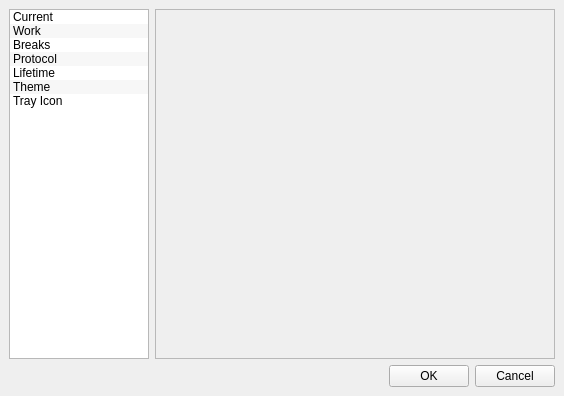
<?xml version="1.0" encoding="UTF-8"?>
<ui version="4.0">
 <class>LifetimeSettingsDialog</class>
 <widget class="QDialog" name="LifetimeSettingsDialog">
  <property name="geometry">
   <rect>
    <x>0</x>
    <y>0</y>
    <width>564</width>
    <height>396</height>
   </rect>
  </property>
  <property name="windowTitle">
   <string>Lifetime Settings</string>
  </property>
  <property name="windowIcon">
   <iconset resource="application.qrc">
    <normaloff>:/img/configure.png</normaloff>:/img/configure.png</iconset>
  </property>
  <layout class="QGridLayout">
   <property name="leftMargin">
    <number>9</number>
   </property>
   <property name="topMargin">
    <number>9</number>
   </property>
   <property name="rightMargin">
    <number>9</number>
   </property>
   <property name="bottomMargin">
    <number>9</number>
   </property>
   <property name="spacing">
    <number>6</number>
   </property>
   <item row="0" column="1">
    <widget class="QStackedWidget" name="stackedWidget">
     <property name="sizePolicy">
      <sizepolicy hsizetype="Preferred" vsizetype="Preferred">
       <horstretch>0</horstretch>
       <verstretch>0</verstretch>
      </sizepolicy>
     </property>
     <property name="minimumSize">
      <size>
       <width>400</width>
       <height>16</height>
      </size>
     </property>
     <property name="frameShape">
      <enum>QFrame::StyledPanel</enum>
     </property>
     <property name="currentIndex">
      <number>6</number>
     </property>
     <widget class="QWidget" name="page_current">
      <layout class="QVBoxLayout">
       <property name="spacing">
        <number>6</number>
       </property>
       <property name="leftMargin">
        <number>9</number>
       </property>
       <property name="topMargin">
        <number>9</number>
       </property>
       <property name="rightMargin">
        <number>9</number>
       </property>
       <property name="bottomMargin">
        <number>9</number>
       </property>
       <item>
        <layout class="QHBoxLayout">
         <property name="spacing">
          <number>6</number>
         </property>
         <property name="leftMargin">
          <number>0</number>
         </property>
         <property name="topMargin">
          <number>0</number>
         </property>
         <property name="rightMargin">
          <number>0</number>
         </property>
         <property name="bottomMargin">
          <number>0</number>
         </property>
         <item>
          <widget class="QLabel" name="label">
           <property name="text">
            <string>Startime today:</string>
           </property>
          </widget>
         </item>
         <item>
          <widget class="QTimeEdit" name="timeEdit_start"/>
         </item>
        </layout>
       </item>
       <item>
        <layout class="QHBoxLayout">
         <property name="spacing">
          <number>6</number>
         </property>
         <property name="leftMargin">
          <number>0</number>
         </property>
         <property name="topMargin">
          <number>0</number>
         </property>
         <property name="rightMargin">
          <number>0</number>
         </property>
         <property name="bottomMargin">
          <number>0</number>
         </property>
         <item>
          <widget class="QLabel" name="label_3">
           <property name="text">
            <string>Job Description:</string>
           </property>
          </widget>
         </item>
         <item>
          <widget class="QLineEdit" name="lineEdit_job"/>
         </item>
        </layout>
       </item>
       <item>
        <spacer>
         <property name="orientation">
          <enum>Qt::Vertical</enum>
         </property>
         <property name="sizeHint" stdset="0">
          <size>
           <width>20</width>
           <height>101</height>
          </size>
         </property>
        </spacer>
       </item>
      </layout>
     </widget>
     <widget class="QWidget" name="page_workingtime">
      <layout class="QVBoxLayout">
       <property name="spacing">
        <number>6</number>
       </property>
       <property name="leftMargin">
        <number>9</number>
       </property>
       <property name="topMargin">
        <number>9</number>
       </property>
       <property name="rightMargin">
        <number>9</number>
       </property>
       <property name="bottomMargin">
        <number>9</number>
       </property>
       <item>
        <widget class="QLabel" name="label_description">
         <property name="sizePolicy">
          <sizepolicy hsizetype="Maximum" vsizetype="Maximum">
           <horstretch>0</horstretch>
           <verstretch>0</verstretch>
          </sizepolicy>
         </property>
         <property name="text">
          <string>&lt;html&gt;&lt;head&gt;&lt;meta name=&quot;qrichtext&quot; content=&quot;1&quot; /&gt;&lt;style type=&quot;text/css&quot;&gt;
p, li { white-space: pre-wrap; }
&lt;/style&gt;&lt;/head&gt;&lt;body style=&quot; font-family:'Sans Serif'; font-size:9pt; font-weight:400; font-style:normal; text-decoration:none;&quot;&gt;
&lt;p style=&quot; margin-top:0px; margin-bottom:0px; margin-left:0px; margin-right:0px; -qt-block-indent:0; text-indent:0px;&quot;&gt;Enter here your working time per day - &lt;span style=&quot; font-weight:600;&quot;&gt;without&lt;/span&gt; breaks!&lt;/p&gt;&lt;/body&gt;&lt;/html&gt;</string>
         </property>
        </widget>
       </item>
       <item>
        <layout class="QHBoxLayout">
         <property name="spacing">
          <number>6</number>
         </property>
         <property name="leftMargin">
          <number>0</number>
         </property>
         <property name="topMargin">
          <number>0</number>
         </property>
         <property name="rightMargin">
          <number>0</number>
         </property>
         <property name="bottomMargin">
          <number>0</number>
         </property>
         <item>
          <widget class="QLabel" name="label_monday">
           <property name="text">
            <string>Monday:</string>
           </property>
          </widget>
         </item>
         <item>
          <widget class="QTimeEdit" name="timeEdit_Mo">
           <property name="displayFormat">
            <string>HH:mm</string>
           </property>
          </widget>
         </item>
        </layout>
       </item>
       <item>
        <layout class="QHBoxLayout">
         <property name="spacing">
          <number>6</number>
         </property>
         <property name="leftMargin">
          <number>0</number>
         </property>
         <property name="topMargin">
          <number>0</number>
         </property>
         <property name="rightMargin">
          <number>0</number>
         </property>
         <property name="bottomMargin">
          <number>0</number>
         </property>
         <item>
          <widget class="QLabel" name="label_tuesday">
           <property name="text">
            <string>Tuesday:</string>
           </property>
          </widget>
         </item>
         <item>
          <widget class="QTimeEdit" name="timeEdit_Tue">
           <property name="displayFormat">
            <string>HH:mm</string>
           </property>
          </widget>
         </item>
        </layout>
       </item>
       <item>
        <layout class="QHBoxLayout">
         <property name="spacing">
          <number>6</number>
         </property>
         <property name="leftMargin">
          <number>0</number>
         </property>
         <property name="topMargin">
          <number>0</number>
         </property>
         <property name="rightMargin">
          <number>0</number>
         </property>
         <property name="bottomMargin">
          <number>0</number>
         </property>
         <item>
          <widget class="QLabel" name="label_wednesday">
           <property name="text">
            <string>Wednesday:</string>
           </property>
          </widget>
         </item>
         <item>
          <widget class="QTimeEdit" name="timeEdit_Wen">
           <property name="displayFormat">
            <string>HH:mm</string>
           </property>
          </widget>
         </item>
        </layout>
       </item>
       <item>
        <layout class="QHBoxLayout">
         <property name="spacing">
          <number>6</number>
         </property>
         <property name="leftMargin">
          <number>0</number>
         </property>
         <property name="topMargin">
          <number>0</number>
         </property>
         <property name="rightMargin">
          <number>0</number>
         </property>
         <property name="bottomMargin">
          <number>0</number>
         </property>
         <item>
          <widget class="QLabel" name="label_thursday">
           <property name="text">
            <string>Thursday:</string>
           </property>
          </widget>
         </item>
         <item>
          <widget class="QTimeEdit" name="timeEdit_Thu">
           <property name="displayFormat">
            <string>HH:mm</string>
           </property>
          </widget>
         </item>
        </layout>
       </item>
       <item>
        <layout class="QHBoxLayout">
         <property name="spacing">
          <number>6</number>
         </property>
         <property name="leftMargin">
          <number>0</number>
         </property>
         <property name="topMargin">
          <number>0</number>
         </property>
         <property name="rightMargin">
          <number>0</number>
         </property>
         <property name="bottomMargin">
          <number>0</number>
         </property>
         <item>
          <widget class="QLabel" name="label_friday">
           <property name="text">
            <string>Friday:</string>
           </property>
          </widget>
         </item>
         <item>
          <widget class="QTimeEdit" name="timeEdit_Fri">
           <property name="displayFormat">
            <string>HH:mm</string>
           </property>
          </widget>
         </item>
        </layout>
       </item>
       <item>
        <layout class="QHBoxLayout">
         <property name="spacing">
          <number>6</number>
         </property>
         <property name="leftMargin">
          <number>0</number>
         </property>
         <property name="topMargin">
          <number>0</number>
         </property>
         <property name="rightMargin">
          <number>0</number>
         </property>
         <property name="bottomMargin">
          <number>0</number>
         </property>
         <item>
          <widget class="QLabel" name="label_saturday">
           <property name="text">
            <string>Saturday:</string>
           </property>
          </widget>
         </item>
         <item>
          <widget class="QTimeEdit" name="timeEdit_Sat">
           <property name="displayFormat">
            <string>HH:mm</string>
           </property>
          </widget>
         </item>
        </layout>
       </item>
       <item>
        <layout class="QHBoxLayout">
         <property name="spacing">
          <number>6</number>
         </property>
         <property name="leftMargin">
          <number>0</number>
         </property>
         <property name="topMargin">
          <number>0</number>
         </property>
         <property name="rightMargin">
          <number>0</number>
         </property>
         <property name="bottomMargin">
          <number>0</number>
         </property>
         <item>
          <widget class="QLabel" name="label_sunday">
           <property name="font">
            <font>
             <weight>75</weight>
             <bold>true</bold>
            </font>
           </property>
           <property name="text">
            <string>Sunday:</string>
           </property>
          </widget>
         </item>
         <item>
          <widget class="QTimeEdit" name="timeEdit_Sun">
           <property name="displayFormat">
            <string>HH:mm</string>
           </property>
          </widget>
         </item>
        </layout>
       </item>
       <item>
        <spacer>
         <property name="orientation">
          <enum>Qt::Vertical</enum>
         </property>
         <property name="sizeHint" stdset="0">
          <size>
           <width>20</width>
           <height>91</height>
          </size>
         </property>
        </spacer>
       </item>
      </layout>
     </widget>
     <widget class="QWidget" name="page_pause">
      <layout class="QVBoxLayout">
       <property name="spacing">
        <number>6</number>
       </property>
       <property name="leftMargin">
        <number>9</number>
       </property>
       <property name="topMargin">
        <number>9</number>
       </property>
       <property name="rightMargin">
        <number>9</number>
       </property>
       <property name="bottomMargin">
        <number>9</number>
       </property>
       <item>
        <widget class="QCheckBox" name="checkBox_usePause">
         <property name="text">
          <string>Set breaks manualy (using PAUSE button)</string>
         </property>
        </widget>
       </item>
       <item>
        <widget class="QFrame" name="frame">
         <property name="frameShape">
          <enum>QFrame::StyledPanel</enum>
         </property>
         <property name="frameShadow">
          <enum>QFrame::Raised</enum>
         </property>
         <layout class="QVBoxLayout">
          <property name="spacing">
           <number>6</number>
          </property>
          <property name="leftMargin">
           <number>9</number>
          </property>
          <property name="topMargin">
           <number>9</number>
          </property>
          <property name="rightMargin">
           <number>9</number>
          </property>
          <property name="bottomMargin">
           <number>9</number>
          </property>
          <item>
           <widget class="QLabel" name="label_pause_description">
            <property name="sizePolicy">
             <sizepolicy hsizetype="Maximum" vsizetype="Maximum">
              <horstretch>0</horstretch>
              <verstretch>0</verstretch>
             </sizepolicy>
            </property>
            <property name="text">
             <string>Enter here your break time per day.</string>
            </property>
           </widget>
          </item>
          <item>
           <layout class="QHBoxLayout">
            <property name="spacing">
             <number>6</number>
            </property>
            <property name="leftMargin">
             <number>0</number>
            </property>
            <property name="topMargin">
             <number>0</number>
            </property>
            <property name="rightMargin">
             <number>0</number>
            </property>
            <property name="bottomMargin">
             <number>0</number>
            </property>
            <item>
             <widget class="QLabel" name="label_pause_monday">
              <property name="text">
               <string>Monday:</string>
              </property>
             </widget>
            </item>
            <item>
             <widget class="QTimeEdit" name="timeEdit_Mo_pause">
              <property name="displayFormat">
               <string>HH:mm</string>
              </property>
             </widget>
            </item>
           </layout>
          </item>
          <item>
           <layout class="QHBoxLayout">
            <property name="spacing">
             <number>6</number>
            </property>
            <property name="leftMargin">
             <number>0</number>
            </property>
            <property name="topMargin">
             <number>0</number>
            </property>
            <property name="rightMargin">
             <number>0</number>
            </property>
            <property name="bottomMargin">
             <number>0</number>
            </property>
            <item>
             <widget class="QLabel" name="label_pause_tuesday">
              <property name="text">
               <string>Tuesday:</string>
              </property>
             </widget>
            </item>
            <item>
             <widget class="QTimeEdit" name="timeEdit_Tue_pause">
              <property name="displayFormat">
               <string>HH:mm</string>
              </property>
             </widget>
            </item>
           </layout>
          </item>
          <item>
           <layout class="QHBoxLayout">
            <property name="spacing">
             <number>6</number>
            </property>
            <property name="leftMargin">
             <number>0</number>
            </property>
            <property name="topMargin">
             <number>0</number>
            </property>
            <property name="rightMargin">
             <number>0</number>
            </property>
            <property name="bottomMargin">
             <number>0</number>
            </property>
            <item>
             <widget class="QLabel" name="label_pause_wednesday">
              <property name="text">
               <string>Wednesday:</string>
              </property>
             </widget>
            </item>
            <item>
             <widget class="QTimeEdit" name="timeEdit_Wen_pause">
              <property name="displayFormat">
               <string>HH:mm</string>
              </property>
             </widget>
            </item>
           </layout>
          </item>
          <item>
           <layout class="QHBoxLayout">
            <property name="spacing">
             <number>6</number>
            </property>
            <property name="leftMargin">
             <number>0</number>
            </property>
            <property name="topMargin">
             <number>0</number>
            </property>
            <property name="rightMargin">
             <number>0</number>
            </property>
            <property name="bottomMargin">
             <number>0</number>
            </property>
            <item>
             <widget class="QLabel" name="label_pause_thursday">
              <property name="text">
               <string>Thursday:</string>
              </property>
             </widget>
            </item>
            <item>
             <widget class="QTimeEdit" name="timeEdit_Thu_pause">
              <property name="displayFormat">
               <string>HH:mm</string>
              </property>
             </widget>
            </item>
           </layout>
          </item>
          <item>
           <layout class="QHBoxLayout">
            <property name="spacing">
             <number>6</number>
            </property>
            <property name="leftMargin">
             <number>0</number>
            </property>
            <property name="topMargin">
             <number>0</number>
            </property>
            <property name="rightMargin">
             <number>0</number>
            </property>
            <property name="bottomMargin">
             <number>0</number>
            </property>
            <item>
             <widget class="QLabel" name="label_pause_friday">
              <property name="text">
               <string>Friday:</string>
              </property>
             </widget>
            </item>
            <item>
             <widget class="QTimeEdit" name="timeEdit_Fri_pause">
              <property name="displayFormat">
               <string>HH:mm</string>
              </property>
             </widget>
            </item>
           </layout>
          </item>
          <item>
           <layout class="QHBoxLayout">
            <property name="spacing">
             <number>6</number>
            </property>
            <property name="leftMargin">
             <number>0</number>
            </property>
            <property name="topMargin">
             <number>0</number>
            </property>
            <property name="rightMargin">
             <number>0</number>
            </property>
            <property name="bottomMargin">
             <number>0</number>
            </property>
            <item>
             <widget class="QLabel" name="label_pause_saturday">
              <property name="text">
               <string>Saturday:</string>
              </property>
             </widget>
            </item>
            <item>
             <widget class="QTimeEdit" name="timeEdit_Sat_pause">
              <property name="displayFormat">
               <string>HH:mm</string>
              </property>
             </widget>
            </item>
           </layout>
          </item>
          <item>
           <layout class="QHBoxLayout">
            <property name="spacing">
             <number>6</number>
            </property>
            <property name="leftMargin">
             <number>0</number>
            </property>
            <property name="topMargin">
             <number>0</number>
            </property>
            <property name="rightMargin">
             <number>0</number>
            </property>
            <property name="bottomMargin">
             <number>0</number>
            </property>
            <item>
             <widget class="QLabel" name="label_pause_sunday">
              <property name="font">
               <font>
                <weight>75</weight>
                <bold>true</bold>
               </font>
              </property>
              <property name="text">
               <string>Sunday:</string>
              </property>
             </widget>
            </item>
            <item>
             <widget class="QTimeEdit" name="timeEdit_Sun_pause">
              <property name="displayFormat">
               <string>HH:mm</string>
              </property>
             </widget>
            </item>
           </layout>
          </item>
         </layout>
        </widget>
       </item>
       <item>
        <spacer>
         <property name="orientation">
          <enum>Qt::Vertical</enum>
         </property>
         <property name="sizeHint" stdset="0">
          <size>
           <width>20</width>
           <height>51</height>
          </size>
         </property>
        </spacer>
       </item>
      </layout>
     </widget>
     <widget class="QWidget" name="page_protocolfile">
      <layout class="QVBoxLayout">
       <property name="spacing">
        <number>6</number>
       </property>
       <property name="leftMargin">
        <number>9</number>
       </property>
       <property name="topMargin">
        <number>9</number>
       </property>
       <property name="rightMargin">
        <number>9</number>
       </property>
       <property name="bottomMargin">
        <number>9</number>
       </property>
       <item>
        <layout class="QGridLayout">
         <property name="leftMargin">
          <number>0</number>
         </property>
         <property name="topMargin">
          <number>0</number>
         </property>
         <property name="rightMargin">
          <number>0</number>
         </property>
         <property name="bottomMargin">
          <number>0</number>
         </property>
         <property name="spacing">
          <number>6</number>
         </property>
         <item row="1" column="1">
          <widget class="QPushButton" name="pushButton_openProtocol">
           <property name="toolTip">
            <string>Open...</string>
           </property>
           <property name="text">
            <string/>
           </property>
           <property name="icon">
            <iconset resource="application.qrc">
             <normaloff>:/img/fileopen.png</normaloff>:/img/fileopen.png</iconset>
           </property>
          </widget>
         </item>
         <item row="1" column="0">
          <widget class="QLineEdit" name="lineEdit_protocolPath"/>
         </item>
         <item row="0" column="0">
          <widget class="QLabel" name="label_protocolPath_description">
           <property name="text">
            <string>Select, where to store the protocol file:</string>
           </property>
          </widget>
         </item>
        </layout>
       </item>
       <item>
        <layout class="QHBoxLayout">
         <property name="spacing">
          <number>6</number>
         </property>
         <property name="leftMargin">
          <number>0</number>
         </property>
         <property name="topMargin">
          <number>0</number>
         </property>
         <property name="rightMargin">
          <number>0</number>
         </property>
         <property name="bottomMargin">
          <number>0</number>
         </property>
         <item>
          <widget class="QLabel" name="label_deliminiter_description">
           <property name="text">
            <string>The protocol file is a character separated file.
Enter the character you want to use as delimiter:</string>
           </property>
          </widget>
         </item>
         <item>
          <widget class="QLineEdit" name="lineEdit_delim">
           <property name="maxLength">
            <number>1</number>
           </property>
          </widget>
         </item>
        </layout>
       </item>
       <item>
        <spacer>
         <property name="orientation">
          <enum>Qt::Vertical</enum>
         </property>
         <property name="sizeHint" stdset="0">
          <size>
           <width>20</width>
           <height>221</height>
          </size>
         </property>
        </spacer>
       </item>
      </layout>
     </widget>
     <widget class="QWidget" name="page_coresettings">
      <layout class="QVBoxLayout">
       <property name="spacing">
        <number>6</number>
       </property>
       <property name="leftMargin">
        <number>9</number>
       </property>
       <property name="topMargin">
        <number>9</number>
       </property>
       <property name="rightMargin">
        <number>9</number>
       </property>
       <property name="bottomMargin">
        <number>9</number>
       </property>
       <item>
        <widget class="QCheckBox" name="checkBox_come_on_startup">
         <property name="text">
          <string>Set &quot;Coming&quot; automatically on start up</string>
         </property>
        </widget>
       </item>
       <item>
        <widget class="QCheckBox" name="checkBox_tray_on_come">
         <property name="text">
          <string>Minimize to the system tray on &quot;Coming&quot;</string>
         </property>
        </widget>
       </item>
       <item>
        <widget class="QGroupBox" name="groupBox">
         <property name="title">
          <string>On Exit</string>
         </property>
         <layout class="QVBoxLayout">
          <property name="spacing">
           <number>6</number>
          </property>
          <property name="leftMargin">
           <number>9</number>
          </property>
          <property name="topMargin">
           <number>9</number>
          </property>
          <property name="rightMargin">
           <number>9</number>
          </property>
          <property name="bottomMargin">
           <number>9</number>
          </property>
          <item>
           <widget class="QRadioButton" name="radioButton_close_but_run">
            <property name="text">
             <string>Close Lifetime but don't stop working time</string>
            </property>
           </widget>
          </item>
          <item>
           <widget class="QRadioButton" name="radioButton_do_going">
            <property name="text">
             <string>Do &quot;Going&quot; and write working time to protocol</string>
            </property>
           </widget>
          </item>
          <item>
           <widget class="QRadioButton" name="radioButton_ask_on_close">
            <property name="text">
             <string>Ask me for action</string>
            </property>
           </widget>
          </item>
         </layout>
        </widget>
       </item>
       <item>
        <widget class="QGroupBox" name="groupBox_2">
         <property name="title">
          <string>Auto stop</string>
         </property>
         <layout class="QGridLayout">
          <property name="leftMargin">
           <number>9</number>
          </property>
          <property name="topMargin">
           <number>9</number>
          </property>
          <property name="rightMargin">
           <number>9</number>
          </property>
          <property name="bottomMargin">
           <number>9</number>
          </property>
          <property name="spacing">
           <number>6</number>
          </property>
          <item row="0" column="0">
           <layout class="QHBoxLayout">
            <property name="spacing">
             <number>6</number>
            </property>
            <property name="leftMargin">
             <number>0</number>
            </property>
            <property name="topMargin">
             <number>0</number>
            </property>
            <property name="rightMargin">
             <number>0</number>
            </property>
            <property name="bottomMargin">
             <number>0</number>
            </property>
            <item>
             <widget class="QLabel" name="label_autoStop_descr">
              <property name="text">
               <string>Do &quot;Going&quot; autmatically after</string>
              </property>
             </widget>
            </item>
            <item>
             <widget class="QTimeEdit" name="timeEdit_auto_stop">
              <property name="displayFormat">
               <string>HH:mm</string>
              </property>
              <property name="time">
               <time>
                <hour>10</hour>
                <minute>0</minute>
                <second>0</second>
               </time>
              </property>
             </widget>
            </item>
            <item>
             <widget class="QLabel" name="label_autoStop_unit">
              <property name="text">
               <string>hours.</string>
              </property>
             </widget>
            </item>
           </layout>
          </item>
         </layout>
        </widget>
       </item>
       <item>
        <spacer>
         <property name="orientation">
          <enum>Qt::Vertical</enum>
         </property>
         <property name="sizeHint" stdset="0">
          <size>
           <width>20</width>
           <height>31</height>
          </size>
         </property>
        </spacer>
       </item>
      </layout>
     </widget>
     <widget class="QWidget" name="page_themesettings">
      <layout class="QVBoxLayout">
       <property name="spacing">
        <number>6</number>
       </property>
       <property name="leftMargin">
        <number>9</number>
       </property>
       <property name="topMargin">
        <number>9</number>
       </property>
       <property name="rightMargin">
        <number>9</number>
       </property>
       <property name="bottomMargin">
        <number>9</number>
       </property>
       <item>
        <widget class="QCheckBox" name="checkBox_useTheme">
         <property name="text">
          <string>Use Theme</string>
         </property>
        </widget>
       </item>
       <item>
        <widget class="QFrame" name="frame_2">
         <property name="enabled">
          <bool>false</bool>
         </property>
         <property name="frameShape">
          <enum>QFrame::StyledPanel</enum>
         </property>
         <property name="frameShadow">
          <enum>QFrame::Raised</enum>
         </property>
         <layout class="QGridLayout">
          <property name="leftMargin">
           <number>9</number>
          </property>
          <property name="topMargin">
           <number>9</number>
          </property>
          <property name="rightMargin">
           <number>9</number>
          </property>
          <property name="bottomMargin">
           <number>9</number>
          </property>
          <property name="spacing">
           <number>6</number>
          </property>
          <item row="0" column="0">
           <layout class="QGridLayout">
            <property name="leftMargin">
             <number>0</number>
            </property>
            <property name="topMargin">
             <number>0</number>
            </property>
            <property name="rightMargin">
             <number>0</number>
            </property>
            <property name="bottomMargin">
             <number>0</number>
            </property>
            <property name="spacing">
             <number>6</number>
            </property>
            <item row="1" column="1">
             <widget class="QPushButton" name="pushButton_openTheme">
              <property name="toolTip">
               <string>Open...</string>
              </property>
              <property name="text">
               <string/>
              </property>
              <property name="icon">
               <iconset resource="application.qrc">
                <normaloff>:/img/fileopen.png</normaloff>:/img/fileopen.png</iconset>
              </property>
             </widget>
            </item>
            <item row="1" column="0">
             <widget class="QLineEdit" name="lineEdit_themePath"/>
            </item>
            <item row="0" column="0">
             <widget class="QLabel" name="label_selectTheme">
              <property name="text">
               <string>Select a theme directory:</string>
              </property>
             </widget>
            </item>
           </layout>
          </item>
         </layout>
        </widget>
       </item>
       <item>
        <spacer>
         <property name="orientation">
          <enum>Qt::Vertical</enum>
         </property>
         <property name="sizeHint" stdset="0">
          <size>
           <width>20</width>
           <height>91</height>
          </size>
         </property>
        </spacer>
       </item>
      </layout>
     </widget>
     <widget class="QWidget" name="page_trayiconsettings"/>
    </widget>
   </item>
   <item row="0" column="0">
    <widget class="QListWidget" name="listWidget">
     <property name="sizePolicy">
      <sizepolicy hsizetype="Preferred" vsizetype="Preferred">
       <horstretch>0</horstretch>
       <verstretch>0</verstretch>
      </sizepolicy>
     </property>
     <property name="alternatingRowColors">
      <bool>true</bool>
     </property>
     <property name="iconSize">
      <size>
       <width>22</width>
       <height>22</height>
      </size>
     </property>
     <property name="spacing">
      <number>1</number>
     </property>
     <property name="uniformItemSizes">
      <bool>true</bool>
     </property>
     <property name="currentRow">
      <number>-1</number>
     </property>
     <item>
      <property name="text">
       <string>Current</string>
      </property>
      <property name="icon">
       <iconset resource="application.qrc">
        <normaloff>:/img/history.png</normaloff>:/img/history.png</iconset>
      </property>
     </item>
     <item>
      <property name="text">
       <string>Work</string>
      </property>
      <property name="icon">
       <iconset resource="application.qrc">
        <normaloff>:/img/configure_22.png</normaloff>:/img/configure_22.png</iconset>
      </property>
     </item>
     <item>
      <property name="text">
       <string>Breaks</string>
      </property>
      <property name="icon">
       <iconset resource="application.qrc">
        <normaloff>:/img/player_pause.png</normaloff>:/img/player_pause.png</iconset>
      </property>
     </item>
     <item>
      <property name="text">
       <string>Protocol</string>
      </property>
      <property name="icon">
       <iconset resource="application.qrc">
        <normaloff>:/img/view_text_22.png</normaloff>:/img/view_text_22.png</iconset>
      </property>
     </item>
     <item>
      <property name="text">
       <string>Lifetime</string>
      </property>
      <property name="icon">
       <iconset resource="application.qrc">
        <normaloff>:/img/run.png</normaloff>:/img/run.png</iconset>
      </property>
     </item>
     <item>
      <property name="text">
       <string>Theme</string>
      </property>
      <property name="icon">
       <iconset resource="application.qrc">
        <normaloff>:/img/theme.png</normaloff>:/img/theme.png</iconset>
      </property>
     </item>
     <item>
      <property name="text">
       <string>Tray Icon</string>
      </property>
      <property name="icon">
       <iconset resource="application.qrc">
        <normaloff>:/img/working_overtime.png</normaloff>:/img/working_overtime.png</iconset>
      </property>
     </item>
    </widget>
   </item>
   <item row="1" column="0" colspan="2">
    <layout class="QHBoxLayout">
     <property name="spacing">
      <number>6</number>
     </property>
     <property name="leftMargin">
      <number>0</number>
     </property>
     <property name="topMargin">
      <number>0</number>
     </property>
     <property name="rightMargin">
      <number>0</number>
     </property>
     <property name="bottomMargin">
      <number>0</number>
     </property>
     <item>
      <spacer>
       <property name="orientation">
        <enum>Qt::Horizontal</enum>
       </property>
       <property name="sizeHint" stdset="0">
        <size>
         <width>191</width>
         <height>20</height>
        </size>
       </property>
      </spacer>
     </item>
     <item>
      <widget class="QPushButton" name="pushButton_OK">
       <property name="text">
        <string>OK</string>
       </property>
       <property name="icon">
        <iconset resource="application.qrc">
         <normaloff>:/img/ok.png</normaloff>:/img/ok.png</iconset>
       </property>
      </widget>
     </item>
     <item>
      <widget class="QPushButton" name="pushButton_Cancel">
       <property name="text">
        <string>Cancel</string>
       </property>
      </widget>
     </item>
    </layout>
   </item>
  </layout>
 </widget>
 <resources>
  <include location="application.qrc"/>
 </resources>
 <connections>
  <connection>
   <sender>listWidget</sender>
   <signal>currentRowChanged(int)</signal>
   <receiver>stackedWidget</receiver>
   <slot>setCurrentIndex(int)</slot>
   <hints>
    <hint type="sourcelabel">
     <x>119</x>
     <y>199</y>
    </hint>
    <hint type="destinationlabel">
     <x>330</x>
     <y>190</y>
    </hint>
   </hints>
  </connection>
  <connection>
   <sender>checkBox_usePause</sender>
   <signal>toggled(bool)</signal>
   <receiver>frame</receiver>
   <slot>setDisabled(bool)</slot>
   <hints>
    <hint type="sourcelabel">
     <x>225</x>
     <y>38</y>
    </hint>
    <hint type="destinationlabel">
     <x>225</x>
     <y>38</y>
    </hint>
   </hints>
  </connection>
  <connection>
   <sender>checkBox_useTheme</sender>
   <signal>toggled(bool)</signal>
   <receiver>frame_2</receiver>
   <slot>setEnabled(bool)</slot>
   <hints>
    <hint type="sourcelabel">
     <x>325</x>
     <y>30</y>
    </hint>
    <hint type="destinationlabel">
     <x>325</x>
     <y>84</y>
    </hint>
   </hints>
  </connection>
 </connections>
</ui>
